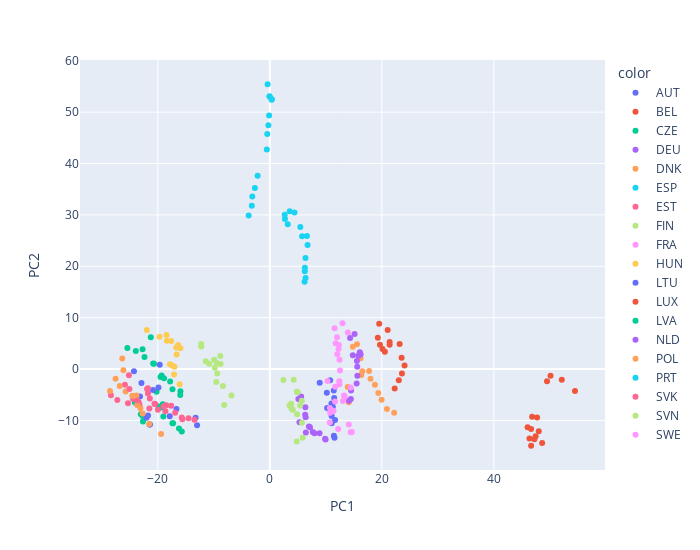

Notebook cell for this chart:
### Markdown cell above
Plot the PCA

### Code cell
fig = px.scatter(
        x = my_pca_2[:,0],
        y = my_pca_2[:,1],
        color=pca_df.index.get_level_values(0),
        labels = {"x": "PC1","y": "PC2"},
        height = 550,
        width=700
)
fig.show()

### Figure 1 — Plotly figure (JSON) as saved in the notebook; plotly's stock layout.template omitted (floating-point values rounded to 4 significant figures)
{"data": [{"hovertemplate": "color=AUT<br>PC1=%{x}<br>PC2=%{y}<extra></extra>", "legendgroup": "AUT", "marker": {"color": "#636efa", "symbol": "circle"}, "mode": "markers", "name": "AUT", "orientation": "v", "showlegend": true, "type": "scatter", "x": [8.905, 10.18, 11.49, 11.42, 10.77, 11.01, 10.23, 10.82, 11.25, 11.03, 11.65, 11.05, 11.44, 11.55], "xaxis": "x", "y": [-2.668, -4.598, -5.651, -4.191, -2.2, -6.698, -7.591, -7.765, -7.322, -9.119, -9.931, -10.56, -12.96, -13.37], "yaxis": "y"}, {"hovertemplate": "color=BEL<br>PC1=%{x}<br>PC2=%{y}<extra></extra>", "legendgroup": "BEL", "marker": {"color": "#EF553B", "symbol": "circle"}, "mode": "markers", "name": "BEL", "orientation": "v", "showlegend": true, "type": "scatter", "x": [19.53, 19.28, 20.12, 19.67, 21.05, 21.39, 20.54, 21.39, 23.18, 23.53, 24.06, 23.59, 23.03, 22.29], "xaxis": "x", "y": [8.834, 6.079, 3.899, 4.727, 7.625, 4.75, 3.368, 5.255, 4.855, 2.21, 0.687, -0.8618, -2.187, -3.762], "yaxis": "y"}, {"hovertemplate": "color=CZE<br>PC1=%{x}<br>PC2=%{y}<extra></extra>", "legendgroup": "CZE", "marker": {"color": "#00cc96", "symbol": "circle"}, "mode": "markers", "name": "CZE", "orientation": "v", "showlegend": true, "type": "scatter", "x": [-24.09, -23.03, -22.65, -22.73, -20.22, -19.89, -19.31, -19.12, -19.07, -19.01, -17.28, -17.39, -16.22, -15.72], "xaxis": "x", "y": [-6.493, -8.792, -10.21, -9.134, -4.417, -7.274, -7.502, -6.841, -7.033, -9.217, -10.55, -10.54, -11.59, -12.13], "yaxis": "y"}, {"hovertemplate": "color=DEU<br>PC1=%{x}<br>PC2=%{y}<extra></extra>", "legendgroup": "DEU", "marker": {"color": "#ab63fa", "symbol": "circle"}, "mode": "markers", "name": "DEU", "orientation": "v", "showlegend": true, "type": "scatter", "x": [5.595, 6.344, 6.405, 6.312, 5.092, 5.289, 6.432, 6.981, 7.171, 7.665, 7.967, 8.881, 9.873, 9.955], "xaxis": "x", "y": [-5.353, -7.42, -9.402, -8.868, -5.831, -10.35, -12.32, -11.18, -11.31, -12.27, -12.47, -12.47, -13.58, -13.69], "yaxis": "y"}, {"hovertemplate": "color=DNK<br>PC1=%{x}<br>PC2=%{y}<extra></extra>", "legendgroup": "DNK", "marker": {"color": "#FFA15A", "symbol": "circle"}, "mode": "markers", "name": "DNK", "orientation": "v", "showlegend": true, "type": "scatter", "x": [13.91, 14.08, 16.19, 15.56, 14.82, 16.52, 16.33, 17.72, 17.97, 18.76, 19.37, 19.96, 20.91, 22.2], "xaxis": "x", "y": [-3.501, -6.437, 2.083, 4.826, 4.336, -0.4056, -1.134, -0.3623, -1.881, -3.035, -4.679, -5.964, -7.773, -8.483], "yaxis": "y"}, {"hovertemplate": "color=ESP<br>PC1=%{x}<br>PC2=%{y}<extra></extra>", "legendgroup": "ESP", "marker": {"color": "#19d3f3", "symbol": "circle"}, "mode": "markers", "name": "ESP", "orientation": "v", "showlegend": true, "type": "scatter", "x": [2.663, 2.701, 3.198, 3.56, 4.411, 5.449, 5.763, 6.627, 6.733, 6.367, 6.258, 6.247, 6.381, 6.208], "xaxis": "x", "y": [30.05, 29.21, 28.19, 30.73, 30.48, 27.63, 25.86, 25.87, 24.13, 21.63, 19.72, 19.06, 17.7, 16.99], "yaxis": "y"}, {"hovertemplate": "color=EST<br>PC1=%{x}<br>PC2=%{y}<extra></extra>", "legendgroup": "EST", "marker": {"color": "#FF6692", "symbol": "circle"}, "mode": "markers", "name": "EST", "orientation": "v", "showlegend": true, "type": "scatter", "x": [-28.37, -27.23, -25.32, -25.87, -25.17, -24.06, -24.42, -23.4, -23.27, -21.75, -21.92, -21.42, -20.48, -18.48], "xaxis": "x", "y": [-5.09, -6.023, -6.647, -3.036, -1.183, -5.598, -5.837, -6.495, -7.016, -4.766, -3.881, -5.734, -6.775, -7.057], "yaxis": "y"}, {"hovertemplate": "color=FIN<br>PC1=%{x}<br>PC2=%{y}<extra></extra>", "legendgroup": "FIN", "marker": {"color": "#B6E880", "symbol": "circle"}, "mode": "markers", "name": "FIN", "orientation": "v", "showlegend": true, "type": "scatter", "x": [4.253, 4.793, 5.713, 4.987, 2.43, 3.527, 4.105, 3.817, 3.877, 5.399, 4.877, 5.735, 5.867, 4.809], "xaxis": "x", "y": [-2.084, -4.434, -6.146, -4.509, -2.132, -7.093, -7.902, -6.757, -7.7, -7.105, -8.811, -10.43, -13.39, -14.11], "yaxis": "y"}, {"hovertemplate": "color=FRA<br>PC1=%{x}<br>PC2=%{y}<extra></extra>", "legendgroup": "FRA", "marker": {"color": "#FF97FF", "symbol": "circle"}, "mode": "markers", "name": "FRA", "orientation": "v", "showlegend": true, "type": "scatter", "x": [12.97, 13.94, 12.34, 12.0, 11.56, 11.76, 12.05, 12.27, 12.44, 12.53, 12.4, 12.43, 13.24, 13.06], "xaxis": "x", "y": [8.892, 7.1, 4.664, 6.174, 7.925, 5.021, 2.876, 3.917, 1.815, -0.2988, -2.356, -2.946, -5.168, -6.204], "yaxis": "y"}, {"hovertemplate": "color=HUN<br>PC1=%{x}<br>PC2=%{y}<extra></extra>", "legendgroup": "HUN", "marker": {"color": "#FECB52", "symbol": "circle"}, "mode": "markers", "name": "HUN", "orientation": "v", "showlegend": true, "type": "scatter", "x": [-21.97, -19.69, -18.4, -17.61, -18.44, -16.71, -15.96, -16.4, -16.64, -17.48, -17.04, -17.83, -17.1, -16.11], "xaxis": "x", "y": [7.595, 6.281, 5.506, 5.48, 6.648, 4.22, 4.039, 4.68, 2.815, 0.6908, 0.4494, 0.9229, -1.046, -2.964], "yaxis": "y"}, {"hovertemplate": "color=LTU<br>PC1=%{x}<br>PC2=%{y}<extra></extra>", "legendgroup": "LTU", "marker": {"color": "#636efa", "symbol": "circle"}, "mode": "markers", "name": "LTU", "orientation": "v", "showlegend": true, "type": "scatter", "x": [-24.26, -22.92, -20.86, -19.89, -19.65, -23.18, -22.02, -21.75, -21.46, -21.42, -16.67, -17.87, -13.26, -12.99], "xaxis": "x", "y": [-0.4501, -2.693, -4.064, -3.565, 0.8613, -5.347, -9.479, -9.024, -10.77, -10.8, -7.759, -9.167, -9.477, -10.95], "yaxis": "y"}, {"hovertemplate": "color=LUX<br>PC1=%{x}<br>PC2=%{y}<extra></extra>", "legendgroup": "LUX", "marker": {"color": "#EF553B", "symbol": "circle"}, "mode": "markers", "name": "LUX", "orientation": "v", "showlegend": true, "type": "scatter", "x": [50.12, 52.13, 54.49, 49.5, 46.84, 48.02, 46.65, 46.03, 47.24, 46.66, 47.73, 48.62, 47.46, 46.36], "xaxis": "x", "y": [-1.306, -2.083, -4.261, -2.396, -9.266, -12.09, -11.64, -11.33, -13.67, -14.92, -9.424, -14.41, -13.05, -13.51], "yaxis": "y"}, {"hovertemplate": "color=LVA<br>PC1=%{x}<br>PC2=%{y}<extra></extra>", "legendgroup": "LVA", "marker": {"color": "#00cc96", "symbol": "circle"}, "mode": "markers", "name": "LVA", "orientation": "v", "showlegend": true, "type": "scatter", "x": [-25.44, -23.93, -22.37, -22.72, -21.25, -20.83, -20.69, -19.32, -19.52, -18.89, -17.8, -17.38, -15.96, -15.99], "xaxis": "x", "y": [4.077, 3.539, 2.341, 3.874, 6.168, 1.083, 1.054, -1.246, -1.522, -1.807, -2.442, -3.945, -4.328, -5.027], "yaxis": "y"}, {"hovertemplate": "color=NLD<br>PC1=%{x}<br>PC2=%{y}<extra></extra>", "legendgroup": "NLD", "marker": {"color": "#ab63fa", "symbol": "circle"}, "mode": "markers", "name": "NLD", "orientation": "v", "showlegend": true, "type": "scatter", "x": [14.33, 14.82, 15.55, 16.12, 15.13, 15.8, 16.22, 16.07, 15.61, 15.63, 15.5, 14.51, 14.47, 14.15], "xaxis": "x", "y": [6.059, 2.699, 1.59, 2.917, 6.831, 2.577, 2.832, 3.282, 0.4336, -1.284, -2.792, -4.155, -5.805, -6.154], "yaxis": "y"}, {"hovertemplate": "color=POL<br>PC1=%{x}<br>PC2=%{y}<extra></extra>", "legendgroup": "POL", "marker": {"color": "#FFA15A", "symbol": "circle"}, "mode": "markers", "name": "POL", "orientation": "v", "showlegend": true, "type": "scatter", "x": [-26.35, -26.15, -26.8, -28.54, -27.54, -25.76, -24.57, -24.12, -23.81, -23.68, -23.1, -22.71, -21.54, -19.41], "xaxis": "x", "y": [2.056, -0.2232, -3.282, -4.263, -1.897, -4.362, -5.185, -5.276, -5.167, -6.995, -7.649, -8.653, -10.7, -12.62], "yaxis": "y"}, {"hovertemplate": "color=PRT<br>PC1=%{x}<br>PC2=%{y}<extra></extra>", "legendgroup": "PRT", "marker": {"color": "#19d3f3", "symbol": "circle"}, "mode": "markers", "name": "PRT", "orientation": "v", "showlegend": true, "type": "scatter", "x": [-0.398, -0.06014, 0.3199, 0.3673, -0.01629, -0.1292, -0.2558, -0.4625, -0.5405, -2.178, -2.671, -3.131, -3.217, -3.778], "xaxis": "x", "y": [55.42, 53.1, 52.4, 52.5, 53.0, 49.36, 47.44, 45.72, 42.71, 37.64, 35.23, 33.6, 31.79, 29.89], "yaxis": "y"}, {"hovertemplate": "color=SVK<br>PC1=%{x}<br>PC2=%{y}<extra></extra>", "legendgroup": "SVK", "marker": {"color": "#FF6692", "symbol": "circle"}, "mode": "markers", "name": "SVK", "orientation": "v", "showlegend": true, "type": "scatter", "x": [-25.07, -23.66, -21.51, -20.59, -21.76, -19.98, -18.96, -18.64, -17.61, -16.91, -15.72, -15.62, -14.52, -13.46], "xaxis": "x", "y": [-3.865, -6.136, -7.688, -6.757, -3.756, -7.906, -7.216, -8.205, -7.137, -8.482, -9.447, -9.777, -9.588, -9.885], "yaxis": "y"}, {"hovertemplate": "color=SVN<br>PC1=%{x}<br>PC2=%{y}<extra></extra>", "legendgroup": "SVN", "marker": {"color": "#B6E880", "symbol": "circle"}, "mode": "markers", "name": "SVN", "orientation": "v", "showlegend": true, "type": "scatter", "x": [-12.24, -10.83, -9.823, -9.945, -12.24, -11.44, -8.783, -8.846, -9.485, -9.392, -9.565, -8.377, -6.857, -8.142], "xaxis": "x", "y": [4.892, 1.057, 0.2346, 1.801, 4.38, 1.5, 1.005, 2.556, 1.173, -0.8797, -2.535, -3.284, -5.138, -6.975], "yaxis": "y"}, {"hovertemplate": "color=SWE<br>PC1=%{x}<br>PC2=%{y}<extra></extra>", "legendgroup": "SWE", "marker": {"color": "#FF97FF", "symbol": "circle"}, "mode": "markers", "name": "SWE", "orientation": "v", "showlegend": true, "type": "scatter", "x": [11.64, 14.44, 13.38, 11.67, 10.31, 11.15, 11.37, 10.72, 10.76, 10.71, 12.2, 14.1, 14.43, 14.64], "xaxis": "x", "y": [-6.33, -3.569, -5.337, -3.464, -2.341, -8.056, -8.18, -7.558, -8.478, -10.41, -11.68, -10.79, -12.28, -12.26], "yaxis": "y"}], "layout": {"height": 550, "legend": {"title": {"text": "color"}, "tracegroupgap": 0}, "margin": {"t": 60}, "width": 700, "xaxis": {"anchor": "y", "domain": [0, 1], "title": {"text": "PC1"}}, "yaxis": {"anchor": "x", "domain": [0, 1], "title": {"text": "PC2"}}}}
